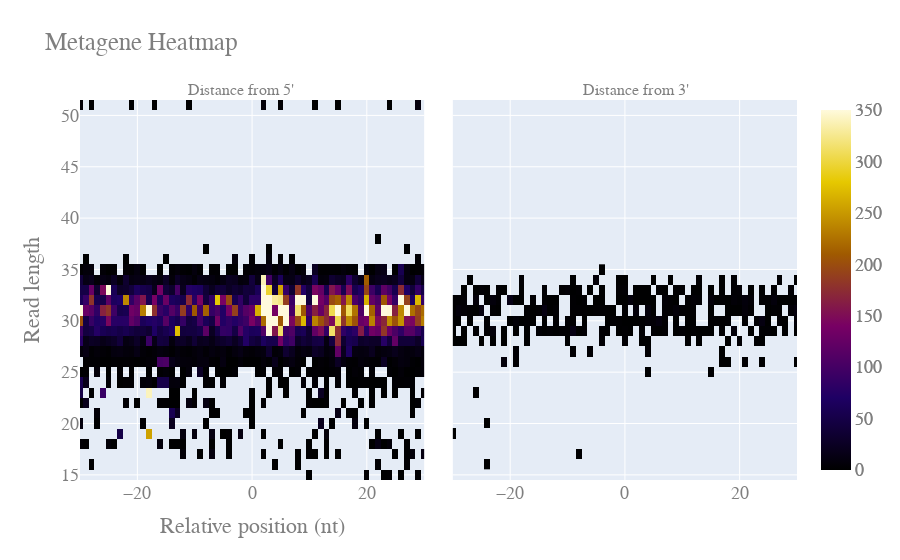

Source (notebook cell):
### Code cell
count = 0
colnums = 1
if metagene_profile_dict["start"] != {}:
    target_loop = ["start"]
    if metagene_profile_dict["stop"] != {}:
        target_loop.append("stop")
        colnums = 2
else:
    target_loop = ["stop"]

fig = make_subplots(rows=1, cols=colnums, shared_yaxes=True,
    subplot_titles=["Distance from 5'","Distance from 3'"] if len(target_loop) > 1 
    else ["Distance from 5'"] if target_loop == ["start"]
    else ["Distance from 3'"],
    )

for current_target in target_loop:
    count += 1
    x_data = []
    y_data = []
    z_data = []
    for k1, v1 in metagene_profile_dict[current_target].items():
        for k2, v2 in v1.items():
            x_data.append(k2)
            y_data.append(k1)
            z_data.append(v2)

    fig.add_trace(
        go.Heatmap(
            x=x_data,
            y=y_data,
            z=z_data,
            colorscale=config["plots"]["metagene_profile"]["colorscale"],
            zmin=0,
            zmax=config["plots"]["metagene_profile"]["max_colorscale"],
        ),
        row=1, col=count,
    )
fig.update_xaxes(
    range=config["plots"]["metagene_profile"]["distance_range"]
    )
fig.update_layout(
    title="Metagene Heatmap",
    xaxis_title="Relative position (nt)",
    yaxis_title="Read length",
    font=dict(
        family=config["plots"]["font_family"],
        size=18,
        color=config["plots"]["base_color"],
    ),
    legend={"traceorder": "normal"},
    showlegend=False,
)
if colnums > 1:
    fig.update_layout(
            xaxis=dict(domain=[0, 0.48], zeroline=False),  # Adjust domain and remove x-axis zeroline for subplot 1
            xaxis2=dict(domain=[0.52, 1], zeroline=False),  # Adjust domain and remove x-axis zeroline for subplot 2
    )
else:
    fig.update_layout(
            xaxis=dict(domain=[0, 1], zeroline=False),
    )
fig.show()

### Figure 1 — Plotly figure (JSON) as saved in the notebook; plotly's stock layout.template omitted (floating-point values rounded to 4 significant figures; data arrays with more than 128 entries replaced by an {"elided": "..."} marker saying what was removed)
{"data": [{"colorscale": [[0, "rgb(0,0,0)"], [0.2, "rgb(30,0,100)"], [0.4, "rgb(120,0,100)"], [0.6, "rgb(160,90,0)"], [0.8, "rgb(230,200,0)"], [1, "rgb(255,250,220)"]], "type": "heatmap", "x": {"elided": "1383 int values"}, "xaxis": "x", "y": {"elided": "1383 int values"}, "yaxis": "y", "z": {"elided": "1383 int values"}, "zmax": 350, "zmin": 0}, {"colorscale": [[0, "rgb(0,0,0)"], [0.2, "rgb(30,0,100)"], [0.4, "rgb(120,0,100)"], [0.6, "rgb(160,90,0)"], [0.8, "rgb(230,200,0)"], [1, "rgb(255,250,220)"]], "type": "heatmap", "x": {"elided": "402 int values"}, "xaxis": "x2", "y": {"elided": "402 int values"}, "yaxis": "y2", "z": {"elided": "402 int values"}, "zmax": 350, "zmin": 0}], "layout": {"annotations": [{"font": {"size": 16}, "showarrow": false, "text": "Distance from 5'", "x": 0.225, "xanchor": "center", "xref": "paper", "y": 1, "yanchor": "bottom", "yref": "paper"}, {"font": {"size": 16}, "showarrow": false, "text": "Distance from 3'", "x": 0.775, "xanchor": "center", "xref": "paper", "y": 1, "yanchor": "bottom", "yref": "paper"}], "font": {"color": "#7f7f7f", "family": "Helvetica Neue,Helvetica,Arial,sans-serif", "size": 18}, "legend": {"traceorder": "normal"}, "showlegend": false, "title": {"text": "Metagene Heatmap"}, "xaxis": {"anchor": "y", "domain": [0, 0.48], "range": [-30, 30], "title": {"text": "Relative position (nt)"}, "zeroline": false}, "xaxis2": {"anchor": "y2", "domain": [0.52, 1], "range": [-30, 30], "zeroline": false}, "yaxis": {"anchor": "x", "domain": [0, 1], "title": {"text": "Read length"}}, "yaxis2": {"anchor": "x2", "domain": [0, 1], "matches": "y", "showticklabels": false}}}
